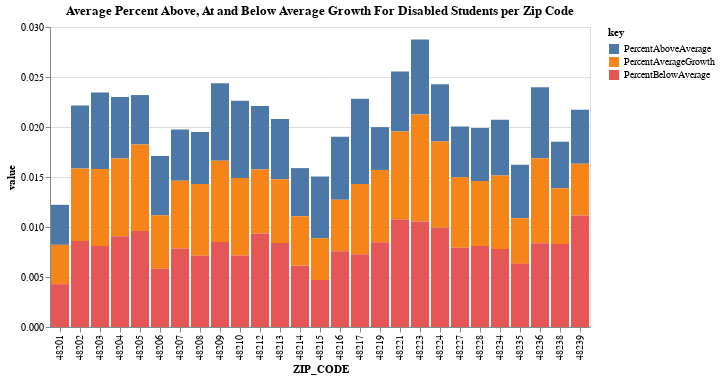

The cell this chart's notebook holds for it:
### Markdown cell above
Comparing the percent above, at and below average for disabled students per zip code.

### Code cell
Perc_dis = alt.Chart(df_zip_dis).transform_fold(
    ['PercentAboveAverage', 'PercentAverageGrowth', 'PercentBelowAverage'],
).mark_bar().encode(
    x='ZIP_CODE:N',
    y='value:Q',
    color='key:N',
    tooltip = ['ZIP_CODE','PercentAboveAverage', 'PercentAverageGrowth', 'PercentBelowAverage']
).interactive(
).properties(
        title = 'Average Percent Above, At and Below Average Growth For Disabled Students per Zip Code'
)
Perc_dis

### Figure 1 — Vega-Lite specification as saved in the notebook (floating-point values rounded to 4 significant figures)
{"config": {"view": {"continuousWidth": 400, "continuousHeight": 300}}, "data": {"name": "data-17d19bee696aa3b3fea6af55791a207f"}, "mark": "bar", "encoding": {"color": {"type": "nominal", "field": "key"}, "tooltip": [{"type": "quantitative", "field": "ZIP_CODE"}, {"type": "quantitative", "field": "PercentAboveAverage"}, {"type": "quantitative", "field": "PercentAverageGrowth"}, {"type": "quantitative", "field": "PercentBelowAverage"}], "x": {"type": "nominal", "field": "ZIP_CODE"}, "y": {"type": "quantitative", "field": "value"}}, "selection": {"selector003": {"type": "interval", "bind": "scales", "encodings": ["x", "y"]}}, "title": "Average Percent Above, At and Below Average Growth For Disabled Students per Zip Code", "transform": [{"fold": ["PercentAboveAverage", "PercentAverageGrowth", "PercentBelowAverage"]}], "$schema": "https://vega.github.io/schema/vega-lite/v4.8.1.json", "datasets": {"data-17d19bee696aa3b3fea6af55791a207f": [{"ZIP_CODE": 48234, "ISDCode": 82.0, "PhoneNumber": 3139000000.0, "NumberAboveAverageGrowth": 0.003726, "NumberAverageGrowth": 0.002699, "NumberBelowAverageGrowth": 0.003273, "PercentAboveAverage": 0.005573, "PercentAverageGrowth": 0.007358, "PercentBelowAverage": 0.0078, "TotalIncluded": 0.001853, "MeanSGP": 0.006262}, {"ZIP_CODE": 48213, "ISDCode": 82.0, "PhoneNumber": 3139000000.0, "NumberAboveAverageGrowth": 0.003726, "NumberAverageGrowth": 0.002993, "NumberBelowAverageGrowth": 0.003057, "PercentAboveAverage": 0.006025, "PercentAverageGrowth": 0.006392, "PercentBelowAverage": 0.008394, "TotalIncluded": 0.00202, "MeanSGP": 0.006179}, {"ZIP_CODE": 48201, "ISDCode": 82.0, "PhoneNumber": 3134000000.0, "NumberAboveAverageGrowth": 0.003726, "NumberAverageGrowth": 0.002672, "NumberBelowAverageGrowth": 0.002727, "PercentAboveAverage": 0.004002, "PercentAverageGrowth": 0.003931, "PercentBelowAverage": 0.004285, "TotalIncluded": 0.001239, "MeanSGP": 0.003386}, {"ZIP_CODE": 48235, "ISDCode": 82.0, "PhoneNumber": 3136000000.0, "NumberAboveAverageGrowth": 0.003726, "NumberAverageGrowth": 0.002721, "NumberBelowAverageGrowth": 0.003049, "PercentAboveAverage": 0.005352, "PercentAverageGrowth": 0.004566, "PercentBelowAverage": 0.006313, "TotalIncluded": 0.00158, "MeanSGP": 0.004743}, {"ZIP_CODE": 48219, "ISDCode": 82.0, "PhoneNumber": 3136000000.0, "NumberAboveAverageGrowth": 0.003726, "NumberAverageGrowth": 0.003073, "NumberBelowAverageGrowth": 0.003864, "PercentAboveAverage": 0.004282, "PercentAverageGrowth": 0.007218, "PercentBelowAverage": 0.008486, "TotalIncluded": 0.00228, "MeanSGP": 0.005398}, {"ZIP_CODE": 48217, "ISDCode": 82.0, "PhoneNumber": 3134000000.0, "NumberAboveAverageGrowth": 0.003726, "NumberAverageGrowth": 0.002672, "NumberBelowAverageGrowth": 0.002705, "PercentAboveAverage": 0.00851, "PercentAverageGrowth": 0.007023, "PercentBelowAverage": 0.007284, "TotalIncluded": 0.001186, "MeanSGP": 0.007916}, {"ZIP_CODE": 48214, "ISDCode": 82.0, "PhoneNumber": 3139000000.0, "NumberAboveAverageGrowth": 0.003726, "NumberAverageGrowth": 0.002688, "NumberBelowAverageGrowth": 0.003182, "PercentAboveAverage": 0.004813, "PercentAverageGrowth": 0.00494, "PercentBelowAverage": 0.006136, "TotalIncluded": 0.001773, "MeanSGP": 0.004676}, {"ZIP_CODE": 48239, "ISDCode": 82.0, "PhoneNumber": 3133000000.0, "NumberAboveAverageGrowth": 0.003726, "NumberAverageGrowth": 0.002672, "NumberBelowAverageGrowth": 0.002705, "PercentAboveAverage": 0.005395, "PercentAverageGrowth": 0.005189, "PercentBelowAverage": 0.01114, "TotalIncluded": 0.001396, "MeanSGP": 0.005715}, {"ZIP_CODE": 48202, "ISDCode": 82.0, "PhoneNumber": 3137000000.0, "NumberAboveAverageGrowth": 0.003726, "NumberAverageGrowth": 0.002717, "NumberBelowAverageGrowth": 0.00284, "PercentAboveAverage": 0.006304, "PercentAverageGrowth": 0.007248, "PercentBelowAverage": 0.008596, "TotalIncluded": 0.001797, "MeanSGP": 0.007097}, {"ZIP_CODE": 48203, "ISDCode": 82.0, "PhoneNumber": 3139000000.0, "NumberAboveAverageGrowth": 0.003726, "NumberAverageGrowth": 0.002672, "NumberBelowAverageGrowth": 0.002937, "PercentAboveAverage": 0.007662, "PercentAverageGrowth": 0.007701, "PercentBelowAverage": 0.008095, "TotalIncluded": 0.001794, "MeanSGP": 0.007976}, {"ZIP_CODE": 48208, "ISDCode": 82.0, "PhoneNumber": 3136000000.0, "NumberAboveAverageGrowth": 0.003726, "NumberAverageGrowth": 0.003001, "NumberBelowAverageGrowth": 0.003142, "PercentAboveAverage": 0.005207, "PercentAverageGrowth": 0.007153, "PercentBelowAverage": 0.007137, "TotalIncluded": 0.001763, "MeanSGP": 0.005993}, {"ZIP_CODE": 48206, "ISDCode": 82.0, "PhoneNumber": 3134000000.0, "NumberAboveAverageGrowth": 0.003763, "NumberAverageGrowth": 0.002886, "NumberBelowAverageGrowth": 0.003381, "PercentAboveAverage": 0.005932, "PercentAverageGrowth": 0.005344, "PercentBelowAverage": 0.005836, "TotalIncluded": 0.002177, "MeanSGP": 0.005352}, {"ZIP_CODE": 48221, "ISDCode": 82.0, "PhoneNumber": 3135000000.0, "NumberAboveAverageGrowth": 0.003765, "NumberAverageGrowth": 0.00308, "NumberBelowAverageGrowth": 0.003588, "PercentAboveAverage": 0.005992, "PercentAverageGrowth": 0.008802, "PercentBelowAverage": 0.01075, "TotalIncluded": 0.002474, "MeanSGP": 0.007778}, {"ZIP_CODE": 48215, "ISDCode": 82.0, "PhoneNumber": 3138000000.0, "NumberAboveAverageGrowth": 0.003779, "NumberAverageGrowth": 0.002672, "NumberBelowAverageGrowth": 0.002744, "PercentAboveAverage": 0.006167, "PercentAverageGrowth": 0.004189, "PercentBelowAverage": 0.004698, "TotalIncluded": 0.001331, "MeanSGP": 0.004988}, {"ZIP_CODE": 48228, "ISDCode": 82.0, "PhoneNumber": 3137000000.0, "NumberAboveAverageGrowth": 0.003788, "NumberAverageGrowth": 0.003577, "NumberBelowAverageGrowth": 0.004193, "PercentAboveAverage": 0.005299, "PercentAverageGrowth": 0.00651, "PercentBelowAverage": 0.008093, "TotalIncluded": 0.002646, "MeanSGP": 0.00595}, {"ZIP_CODE": 48209, "ISDCode": 82.0, "PhoneNumber": 3138000000.0, "NumberAboveAverageGrowth": 0.003832, "NumberAverageGrowth": 0.003397, "NumberBelowAverageGrowth": 0.003826, "PercentAboveAverage": 0.007764, "PercentAverageGrowth": 0.008111, "PercentBelowAverage": 0.008504, "TotalIncluded": 0.002597, "MeanSGP": 0.008158}, {"ZIP_CODE": 48212, "ISDCode": 82.0, "PhoneNumber": 3133000000.0, "NumberAboveAverageGrowth": 0.00385, "NumberAverageGrowth": 0.003474, "NumberBelowAverageGrowth": 0.004598, "PercentAboveAverage": 0.006367, "PercentAverageGrowth": 0.0064, "PercentBelowAverage": 0.009341, "TotalIncluded": 0.003245, "MeanSGP": 0.006711}, {"ZIP_CODE": 48223, "ISDCode": 82.0, "PhoneNumber": 3135000000.0, "NumberAboveAverageGrowth": 0.003875, "NumberAverageGrowth": 0.004329, "NumberBelowAverageGrowth": 0.003949, "PercentAboveAverage": 0.007505, "PercentAverageGrowth": 0.01069, "PercentBelowAverage": 0.01056, "TotalIncluded": 0.003433, "MeanSGP": 0.009962}, {"ZIP_CODE": 48205, "ISDCode": 82.0, "PhoneNumber": 3138000000.0, "NumberAboveAverageGrowth": 0.003888, "NumberAverageGrowth": 0.003648, "NumberBelowAverageGrowth": 0.004128, "PercentAboveAverage": 0.004944, "PercentAverageGrowth": 0.008644, "PercentBelowAverage": 0.009608, "TotalIncluded": 0.002976, "MeanSGP": 0.006965}, {"ZIP_CODE": 48207, "ISDCode": 82.0, "PhoneNumber": 3135000000.0, "NumberAboveAverageGrowth": 0.003891, "NumberAverageGrowth": 0.003384, "NumberBelowAverageGrowth": 0.004027, "PercentAboveAverage": 0.005141, "PercentAverageGrowth": 0.006757, "PercentBelowAverage": 0.007856, "TotalIncluded": 0.00278, "MeanSGP": 0.005972}, {"ZIP_CODE": 48224, "ISDCode": 82.0, "PhoneNumber": 3138000000.0, "NumberAboveAverageGrowth": 0.003902, "NumberAverageGrowth": 0.003403, "NumberBelowAverageGrowth": 0.003659, "PercentAboveAverage": 0.005731, "PercentAverageGrowth": 0.008615, "PercentBelowAverage": 0.009927, "TotalIncluded": 0.002672, "MeanSGP": 0.007584}, {"ZIP_CODE": 48238, "ISDCode": 82.0, "PhoneNumber": 3137000000.0, "NumberAboveAverageGrowth": 0.003912, "NumberAverageGrowth": 0.003073, "NumberBelowAverageGrowth": 0.004463, "PercentAboveAverage": 0.004649, "PercentAverageGrowth": 0.005577, "PercentBelowAverage": 0.008301, "TotalIncluded": 0.002708, "MeanSGP": 0.005126}, {"ZIP_CODE": 48227, "ISDCode": 82.0, "PhoneNumber": 3138000000.0, "NumberAboveAverageGrowth": 0.00401, "NumberAverageGrowth": 0.003512, "NumberBelowAverageGrowth": 0.00407, "PercentAboveAverage": 0.005053, "PercentAverageGrowth": 0.007064, "PercentBelowAverage": 0.007924, "TotalIncluded": 0.002716, "MeanSGP": 0.006008}, {"ZIP_CODE": 48210, "ISDCode": 82.0, "PhoneNumber": 3137000000.0, "NumberAboveAverageGrowth": 0.004036, "NumberAverageGrowth": 0.003429, "NumberBelowAverageGrowth": 0.003381, "PercentAboveAverage": 0.007712, "PercentAverageGrowth": 0.00777, "PercentBelowAverage": 0.007139, "TotalIncluded": 0.002931, "MeanSGP": 0.008024}, {"ZIP_CODE": 48204, "ISDCode": 82.0, "PhoneNumber": 3135000000.0, "NumberAboveAverageGrowth": 0.004045, "NumberAverageGrowth": 0.003932, "NumberBelowAverageGrowth": 0.00456, "PercentAboveAverage": 0.006135, "PercentAverageGrowth": 0.007776, "PercentBelowAverage": 0.009083, "TotalIncluded": 0.003409, "MeanSGP": 0.007255}, {"ZIP_CODE": 48236, "ISDCode": 82.0, "PhoneNumber": 3134000000.0, "NumberAboveAverageGrowth": 0.004285, "NumberAverageGrowth": 0.00354, "NumberBelowAverageGrowth": 0.003787, "PercentAboveAverage": 0.007083, "PercentAverageGrowth": 0.008513, "PercentBelowAverage": 0.008369, "TotalIncluded": 0.003219, "MeanSGP": 0.008057}, {"ZIP_CODE": 48216, "ISDCode": 82.0, "PhoneNumber": 3136000000.0, "NumberAboveAverageGrowth": 0.004595, "NumberAverageGrowth": 0.003563, "NumberBelowAverageGrowth": 0.003471, "PercentAboveAverage": 0.006298, "PercentAverageGrowth": 0.005139, "PercentBelowAverage": 0.007576, "TotalIncluded": 0.002634, "MeanSGP": 0.005661}]}}
